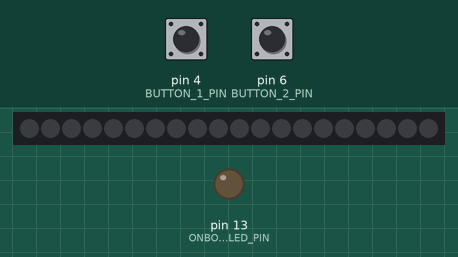
Recording of a sketch running on a simulated Arduino Uno, built with avr-gcc and run on an emulated ATmega328P. On the bench: 20 RGB LEDs in strip order, left to right, output pins drawn as LEDs (lit = HIGH). The test bench sets the inputs (shaded band); at power-on: pin 4 (BUTTON_1_PIN) HIGH, pin 6 (BUTTON_2_PIN) HIGH.

Above: at 1.3 s.
1.4 s: pin 4 (BUTTON_1_PIN) pulled LOW for 0.6 s
At 1.9 s:
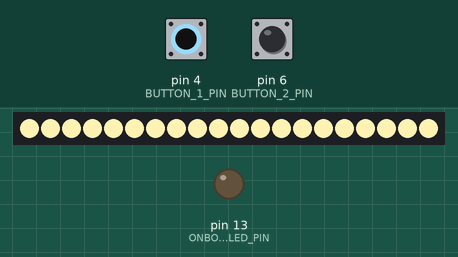
3.5 s: pin 4 (BUTTON_1_PIN) pulled LOW for 3.2 s
Timing chart, 0 to 6.5 s (numbered marks = the images above; inputs shaded):
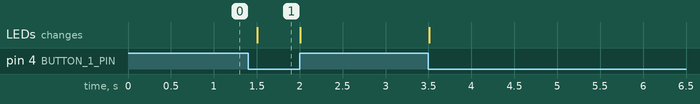

Measured:
- after the input at 1.4 s, the LEDs: change after 0.11 s (image 1)

The sketch:

detlef-leds.ino
```cpp
#include <FastLED.h>

#define NUM_LEDS_1 20
#define NUM_LEDS_2 0

#define ON_COLOR_1 0xFFF2B3
#define ON_COLOR_2 0x284521

CRGB leds[NUM_LEDS_1  + NUM_LEDS_2];

#define COLOR 0
#define BUTTON_1_PIN 4
#define BUTTON_2_PIN 6
#define ONBOARD_LED_PIN 13

uint8_t button1State = LOW;
uint8_t button2State = LOW;


void setup() {
  Serial.begin(9600);

  pinMode(ONBOARD_LED_PIN,OUTPUT);
  pinMode(BUTTON_1_PIN,INPUT_PULLUP);
  pinMode(BUTTON_2_PIN,INPUT_PULLUP);

  FastLED.addLeds<NEOPIXEL, 2>(leds, NUM_LEDS_1 + NUM_LEDS_2);

  button1State = digitalRead(BUTTON_1_PIN);

  if(button1State == HIGH) {
      for (int i = 0; i < NUM_LEDS_1; i++) {
        leds[i] = CRGB::Black;
      }
    } else if(button1State == LOW) {
      for (int i = 0; i < NUM_LEDS_1; i++) {
        leds[i] = ON_COLOR_1;
      }
    }

  button2State = digitalRead(BUTTON_2_PIN);
  if(button2State == HIGH) {
    for (int i = NUM_LEDS_1; i < NUM_LEDS_1+NUM_LEDS_2; i++) {
      leds[i] = CRGB::Black;
    }
  } else if(button2State == LOW) {
    for (int i = NUM_LEDS_1; i < NUM_LEDS_1+NUM_LEDS_2; i++) {
      leds[i] = ON_COLOR_2;
    }
  }
}

void loop() {
  uint8_t oldButton1State = button1State;
  button1State = digitalRead(BUTTON_1_PIN);

  if((oldButton1State == HIGH) != (button1State == HIGH)) {
    if(button1State == HIGH) {
      for (int i = 0; i < NUM_LEDS_1; i++) {
        leds[i] = CRGB::Black;
      }
    } else if(button1State == LOW) {
      for (int i = 0; i < NUM_LEDS_1; i++) {
        leds[i] = ON_COLOR_1;
      }
    }
  }

  uint8_t oldButton2State = button2State;
  button2State = digitalRead(BUTTON_2_PIN);

  if((oldButton2State == HIGH) != (button2State == HIGH)) {
    if(button2State == HIGH) {
      for (int i = NUM_LEDS_1; i < NUM_LEDS_1+NUM_LEDS_2; i++) {
        leds[i] = CRGB::Black;
      }
    } else if(button2State == LOW) {
      for (int i = NUM_LEDS_1; i < NUM_LEDS_1+NUM_LEDS_2; i++) {
        leds[i] = ON_COLOR_2;
      }
    }
  }

  FastLED.show();

  delay(500);
}
```
